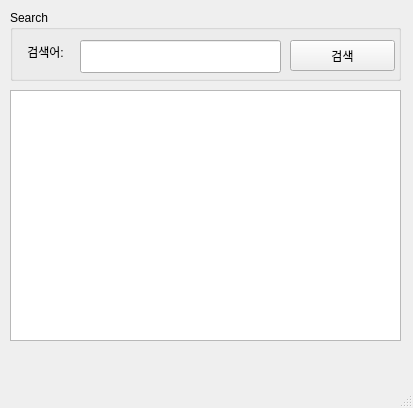
<?xml version="1.0" encoding="UTF-8"?>
<ui version="4.0">
 <class>MainWindow</class>
 <widget class="QMainWindow" name="MainWindow">
  <property name="geometry">
   <rect>
    <x>0</x>
    <y>0</y>
    <width>413</width>
    <height>408</height>
   </rect>
  </property>
  <property name="windowTitle">
   <string>네이버 검색</string>
  </property>
  <widget class="QWidget" name="centralwidget">
   <widget class="QGroupBox" name="groupBox">
    <property name="geometry">
     <rect>
      <x>10</x>
      <y>10</y>
      <width>391</width>
      <height>71</height>
     </rect>
    </property>
    <property name="title">
     <string>Search</string>
    </property>
    <widget class="QLabel" name="label">
     <property name="geometry">
      <rect>
       <x>10</x>
       <y>30</y>
       <width>51</width>
       <height>23</height>
      </rect>
     </property>
     <property name="text">
      <string>검색어:</string>
     </property>
     <property name="alignment">
      <set>Qt::AlignCenter</set>
     </property>
    </widget>
    <widget class="QPushButton" name="btnSearch">
     <property name="geometry">
      <rect>
       <x>280</x>
       <y>30</y>
       <width>105</width>
       <height>31</height>
      </rect>
     </property>
     <property name="text">
      <string>검색</string>
     </property>
    </widget>
    <widget class="QLineEdit" name="txtSearchWord">
     <property name="geometry">
      <rect>
       <x>70</x>
       <y>30</y>
       <width>201</width>
       <height>33</height>
      </rect>
     </property>
    </widget>
   </widget>
   <widget class="QListView" name="lsvResult">
    <property name="geometry">
     <rect>
      <x>10</x>
      <y>90</y>
      <width>391</width>
      <height>251</height>
     </rect>
    </property>
   </widget>
  </widget>
  <widget class="QMenuBar" name="menubar">
   <property name="geometry">
    <rect>
     <x>0</x>
     <y>0</y>
     <width>413</width>
     <height>29</height>
    </rect>
   </property>
  </widget>
  <widget class="QStatusBar" name="statusbar"/>
 </widget>
 <resources/>
 <connections/>
</ui>
